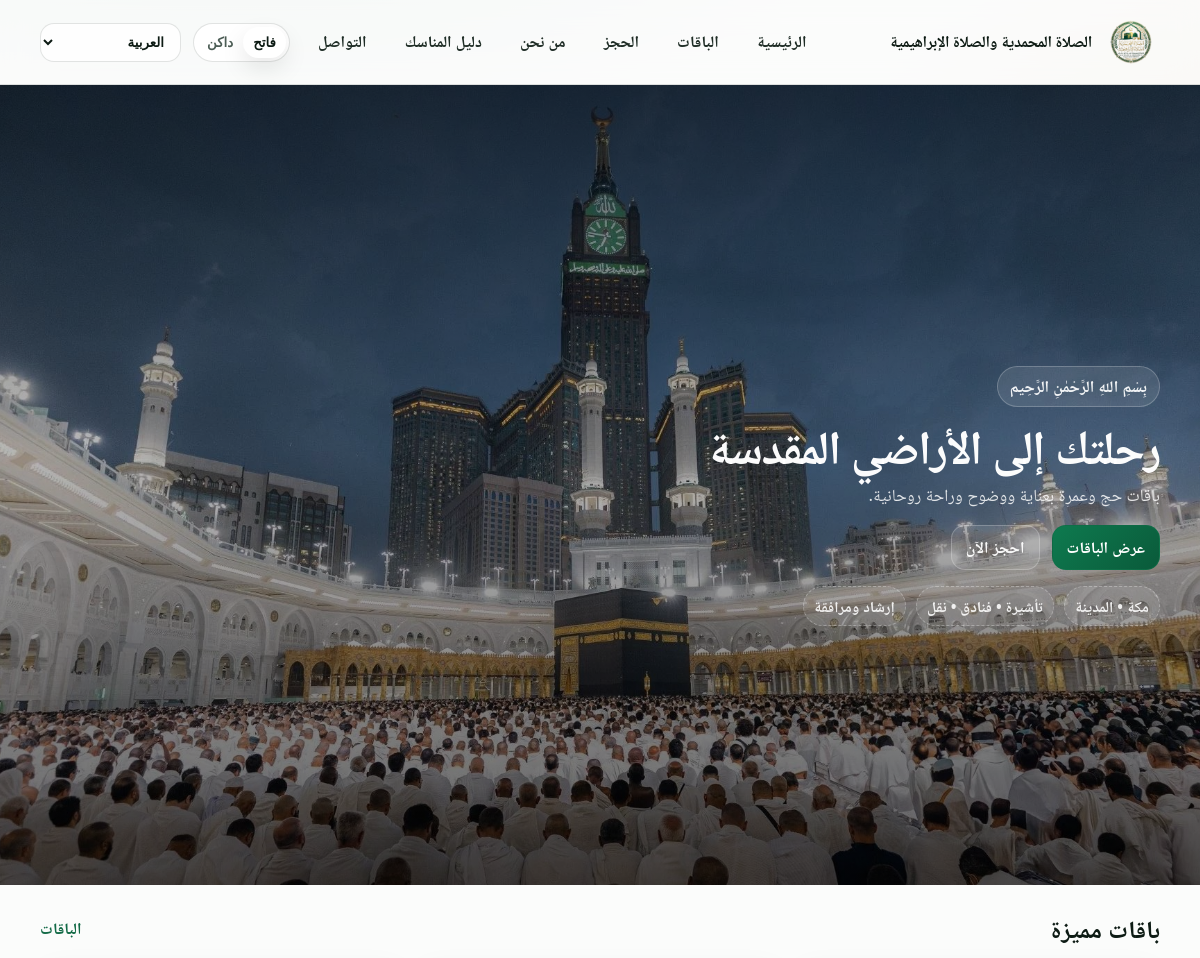
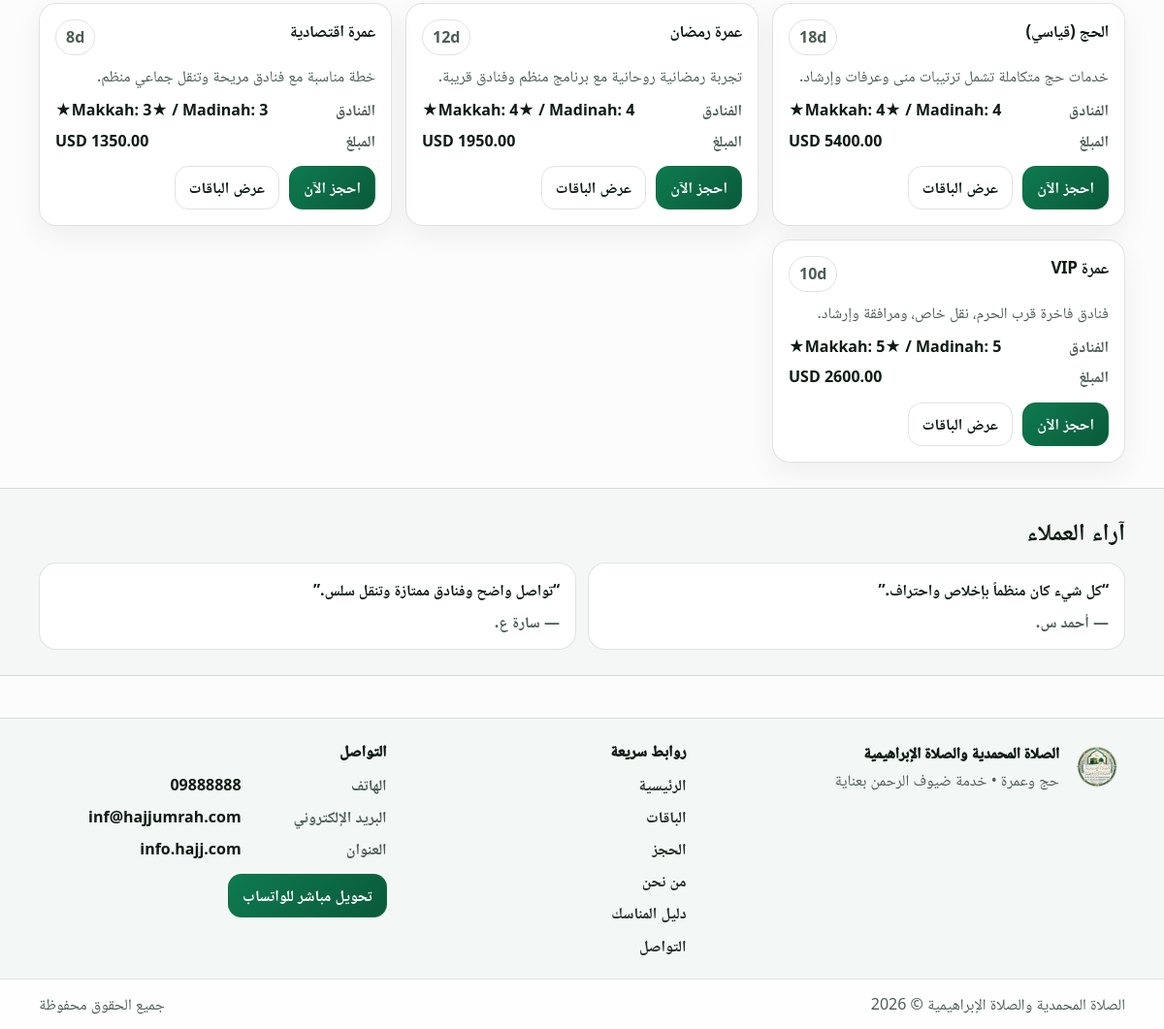
The page / on the database its author committed (2 pictures, top to bottom).
### app/models.py (models this page shows)
class SiteConfig(db.Model):
    __tablename__ = "site_config"
    id = db.Column(db.Integer, primary_key=True)
    logo_filename = db.Column(db.String(255), nullable=False, default="logo.svg")
    hero_bg_filename = db.Column(db.String(255), nullable=False, default="hero_default.svg")
    site_name_ar = db.Column(
        db.String(255),
        nullable=False,
        default="الصلاة المحمدية والصلاة الإبراهيمية",
    )
    site_name_en = db.Column(
        db.String(255),
        nullable=False,
        default="Al-Salat Al-Muhammadiya & Al-Salat Al-Ibrahimiya",
    )
    site_name_ku = db.Column(
        db.String(255),
        nullable=False,
        default="الصلاة المحمدية والصلاة الإبراهيمية",
    )
    updated_at = db.Column(
        db.DateTime, default=datetime.utcnow, onupdate=datetime.utcnow, nullable=False
    )

class ContentSetting(db.Model):
    __tablename__ = "content_settings"
    id = db.Column(db.Integer, primary_key=True)
    key = db.Column(db.String(80), unique=True, nullable=False)
    value_ar = db.Column(db.Text, nullable=False, default="")
    value_en = db.Column(db.Text, nullable=False, default="")
    value_ku = db.Column(db.Text, nullable=False, default="")
    updated_at = db.Column(
        db.DateTime, default=datetime.utcnow, onupdate=datetime.utcnow, nullable=False
    )

class Package(db.Model):
    __tablename__ = "packages"
    id = db.Column(db.Integer, primary_key=True)
    slug = db.Column(db.String(80), unique=True, nullable=False)
    title_ar = db.Column(db.String(200), nullable=False)
    title_en = db.Column(db.String(200), nullable=False)
    title_ku = db.Column(db.String(200), nullable=False)
    description_ar = db.Column(db.Text, nullable=False)
    description_en = db.Column(db.Text, nullable=False)
    description_ku = db.Column(db.Text, nullable=False)
    price_per_person = db.Column(db.Numeric(10, 2), nullable=False, default=0)
    currency = db.Column(db.String(8), nullable=False, default="USD")
    duration_days = db.Column(db.Integer, nullable=False, default=7)
    hotels = db.Column(db.String(255), nullable=False, default="")
    inclusions = db.Column(db.Text, nullable=False, default="")
    image_filename = db.Column(db.String(255), nullable=False, default="")
    is_active = db.Column(db.Boolean, default=True, nullable=False)
    created_at = db.Column(db.DateTime, default=datetime.utcnow, nullable=False)
    bookings = db.relationship("Booking", back_populates="package", cascade="all, delete")
    def localized(self, lang: str):
        if lang == "en":
            return {"title": self.title_en, "description": self.description_en}
        if lang == "ku":
            return {"title": self.title_ku, "description": self.description_ku}
        return {"title": self.title_ar, "description": self.description_ar}

class SocialSetting(db.Model):
    __tablename__ = "social_settings"
    id = db.Column(db.Integer, primary_key=True)
    key = db.Column(db.String(60), unique=True, nullable=False)
    value = db.Column(db.String(600), nullable=False, default="")
    updated_at = db.Column(
        db.DateTime, default=datetime.utcnow, onupdate=datetime.utcnow, nullable=False
    )

### app/public_routes.py (the view)
@public_bp.get("/")
def home():
    locale = get_locale()
    packages = (
        Package.query.filter_by(is_active=True).order_by(Package.created_at.desc()).limit(4).all()
    )
    articles = Article.query.order_by(Article.created_at.desc()).limit(3).all()
    return render_template(
        "home.html",
        packages=packages,
        articles=articles,
        locale=locale,
        is_rtl=locale in RTL_LANGS,
    )

### app/i18n.py (called while the page is built)
def get_locale():
    lang = session.get("lang")
    if lang in current_app.config.get("SUPPORTED_LANGS", ()):
        return lang
    accept = request.accept_languages.best_match(current_app.config.get("SUPPORTED_LANGS"))
    return accept or current_app.config.get("DEFAULT_LANG", "ar")

def t(key: str) -> str:
    lang = getattr(g, "locale", current_app.config.get("DEFAULT_LANG", "ar"))
    return TRANSLATIONS.get(lang, {}).get(key) or TRANSLATIONS["en"].get(key) or key

def inject_i18n(app):
    @app.before_request
    def _set_locale():
        g.locale = get_locale()
        g.is_rtl = g.locale in RTL_LANGS
    @app.context_processor
    def _ctx():
        return {
            "t": t,
            "locale": getattr(g, "locale", app.config.get("DEFAULT_LANG", "ar")),
            "is_rtl": getattr(g, "is_rtl", True),
            "supported_langs": app.config.get("SUPPORTED_LANGS", ("ar", "en", "ku")),
            "rtl_langs": RTL_LANGS,
        }

### app/templates/home.html (shortened to what this page needs)
{% extends "base.html" %}
{% block content %}
  <section class="hero">
    <div class="container hero-grid">
      <div class="hero-copy">
        <div class="kicker">{{ content('hero_kicker') }}</div>
        <h1 class="h1">{{ content('hero_title') }}</h1>
        <p class="lead">{{ content('hero_subtitle') }}</p>
        <div class="hero-actions">
          <a class="btn btn-primary" href="{{ url_for('public.packages') }}">{{ t('cta_view_packages') }}</a>
          <a class="btn btn-ghost" href="{{ url_for('public.booking') }}">{{ t('cta_book_now') }}</a>
        </div>
        <div class="hero-badges">
          <div class="badge">{{ content('hero_badge_cities') }}</div>
          <div class="badge">{{ content('hero_badge_services') }}</div>
          <div class="badge">{{ content('hero_badge_support') }}</div>
        </div>
      </div>
    </div>
  </section>
  <section class="section">
    <div class="container">
      <div class="section-head">
        <h2 class="h2">{{ content('section_featured') }}</h2>
        <a class="link" href="{{ url_for('public.packages') }}">{{ t('nav_packages') }}</a>
      </div>
      <div class="cards">
        {% for p in packages %}
          {% set lp = p.localized(locale) %}
          <article class="card">
            <div class="card-top">
              <div class="card-title">{{ lp.title }}</div>
              <div class="pill">{{ p.duration_days }}d</div>
            </div>
            <div class="card-desc">{{ lp.description }}</div>
            <div class="card-meta">
              <div class="meta-row">
                <div class="meta-label">{{ t('label_hotels') }}</div>
                <div class="meta-value">{{ p.hotels }}</div>
              </div>
              <div class="meta-row">
                <div class="meta-label">{{ t('table_amount') }}</div>
                <div class="meta-value">{{ "%.2f"|format(p.price_per_person|float) }} {{ p.currency }}</div>
              </div>
            </div>
            <div class="card-actions">
              <a class="btn btn-primary" href="{{ url_for('public.booking', package=p.slug) }}">{{ t('cta_book_now') }}</a>
              <a class="btn btn-ghost" href="{{ url_for('public.packages') }}">{{ t('cta_view_packages') }}</a>
            </div>
          </article>
        {% endfor %}
      </div>
    </div>
  </section>
  <section class="section section-muted">
    <div class="container">
      <div class="section-head">
        <h2 class="h2">{{ content('section_testimonials') }}</h2>
      </div>
      <div class="testimonials">
        <figure class="quote">
          <blockquote>“{{ t('testi_1_quote') }}”</blockquote>
          <figcaption>— {{ t('testi_1_name') }}</figcaption>
        </figure>
        <figure class="quote">
          <blockquote>“{{ t('testi_2_quote') }}”</blockquote>
          <figcaption>— {{ t('testi_2_name') }}</figcaption>
        </figure>
      </div>
    </div>
  </section>
{% endblock %}

### app/templates/base.html (shortened to what this page needs)
<!doctype html>
<html lang="{{ locale }}" dir="{{ 'rtl' if is_rtl else 'ltr' }}" data-theme="light">
  <head>
    <link rel="stylesheet" href="{{ url_for('static', filename='css/styles.css') }}" />
  </head>
  <body>
    <header class="site-header">
      <div class="container header-row">
        <a class="brand" href="{{ url_for('public.home') }}">
          <div class="brand-mark" aria-hidden="true">
            <img class="brand-logo" src="{{ url_for('static', filename='uploads/' + (current_logo_filename or 'logo.png')) }}" alt="Logo" />
          </div>
          <div class="brand-text">
            <div class="brand-title">{{ current_site_name }}</div>
          </div>
        </a>
        <nav id="siteNav" class="nav" aria-label="Primary">
          <a class="nav-link" href="{{ url_for('public.home') }}">{{ t('nav_home') }}</a>
          <a class="nav-link" href="{{ url_for('public.packages') }}">{{ t('nav_packages') }}</a>
          <a class="nav-link" href="{{ url_for('public.booking') }}">{{ t('nav_booking') }}</a>
          <a class="nav-link" href="{{ url_for('public.about') }}">{{ t('nav_about') }}</a>
          <a class="nav-link" href="{{ url_for('public.guide') }}">{{ t('nav_guide') }}</a>
          <a class="nav-link" href="{{ url_for('public.contact') }}">{{ t('nav_contact') }}</a>
        </nav>
        <div class="header-actions">
          <div class="segmented theme-segmented" role="group" aria-label="Theme">
            <button class="segmented-btn" type="button" data-theme-btn="light">{{ t('theme_light') }}</button>
            <button class="segmented-btn" type="button" data-theme-btn="dark">{{ t('theme_dark') }}</button>
          </div>
          <label class="select lang-desktop">
            <select id="langSelect" class="select-control">
              <option value="ar" {% if locale == 'ar' %}selected{% endif %}>{{ t('lang_ar') }}</option>
            </select>
          </label>
        </div>
      </div>
    </header>
    <main>
      {% block content %}{% endblock %}
    </main>
    <footer class="site-footer">
      <div class="container footer-grid">
        <div class="footer-brand">
          <div class="footer-brand-row">
            <div class="footer-mark" aria-hidden="true">
              <img class="footer-logo" src="{{ url_for('static', filename='uploads/' + (current_logo_filename or 'logo.png')) }}" alt="Logo" />
            </div>
            <div>
              <div class="footer-title">{{ current_site_name }}</div>
              <div class="footer-tagline">{{ t('footer_tagline') }}</div>
            </div>
          </div>
        </div>
        <div class="footer-col">
          <div class="footer-head">{{ t('footer_quick_links') }}</div>
          <div class="footer-links">
            <a class="footer-link" href="{{ url_for('public.home') }}">{{ t('nav_home') }}</a>
            <a class="footer-link" href="{{ url_for('public.packages') }}">{{ t('nav_packages') }}</a>
            <a class="footer-link" href="{{ url_for('public.booking') }}">{{ t('nav_booking') }}</a>
            <a class="footer-link" href="{{ url_for('public.about') }}">{{ t('nav_about') }}</a>
            <a class="footer-link" href="{{ url_for('public.guide') }}">{{ t('nav_guide') }}</a>
            <a class="footer-link" href="{{ url_for('public.contact') }}">{{ t('nav_contact') }}</a>
          </div>
        </div>
        <div class="footer-col">
          <div class="footer-head">{{ t('footer_contact') }}</div>
          <div class="footer-meta">
            {% if company_contact.phone %}
              <div class="footer-meta-row">
                <div class="footer-meta-label">{{ t('footer_phone') }}</div>
                <a class="footer-meta-value" href="tel:{{ company_contact.phone }}">{{ company_contact.phone }}</a>
              </div>
            {% endif %}
            {% if company_contact.email %}
              <div class="footer-meta-row">
                <div class="footer-meta-label">{{ t('footer_email') }}</div>
                <a class="footer-meta-value" href="mailto:{{ company_contact.email }}">{{ company_contact.email }}</a>
              </div>
            {% endif %}
            {% if company_contact.address %}
              <div class="footer-meta-row">
                <div class="footer-meta-label">{{ t('footer_address') }}</div>
                <div class="footer-meta-value">{{ company_contact.address }}</div>
              </div>
            {% endif %}
          </div>
          <div class="footer-actions">
            {% if whatsapp_support_url %}
              <a class="btn btn-primary footer-whatsapp" href="{{ whatsapp_support_url }}" target="_blank" rel="noopener">{{ t('direct_whatsapp_button') }}</a>
            {% endif %}
          </div>
        </div>
      </div>
      <div class="footer-bottom">
        <div class="container footer-bottom-row">
          <div class="muted">{{ current_site_name }} © {{ current_year }}</div>
          <div class="muted">{{ t('footer_rights') }}</div>
        </div>
      </div>
    </footer>
  </body>
</html>

### rows shown on the page
SiteConfig: logo_filename (picture), site_name_ar "الصلاة المحمدية والصلاة الإبراهيمية"
ContentSetting: value_ar "بِسْمِ اللهِ الرَّحْمٰنِ الرَّحِيم"
ContentSetting: value_ar "رحلتك إلى الأراضي المقدسة"
ContentSetting: value_ar "باقات حج وعمرة بعناية ووضوح وراحة روحانية."
ContentSetting: value_ar "مكة • المدينة"
ContentSetting: value_ar "تأشيرة • فنادق • نقل"
ContentSetting: value_ar "إرشاد ومرافقة"
ContentSetting: value_ar "باقات مميزة"
Package: title "الحج (قياسي)", duration_days "18", description "خدمات حج متكاملة تشمل ترتيبات منى وعرفات وإرشاد.", t "الفنادق", hotels "Makkah: 4★ / Madinah: 4★", t "المبلغ", currency "USD", t "احجز الآن", t "عرض الباقات"
Package: title "عمرة رمضان", duration_days "12", description "تجربة رمضانية روحانية مع برنامج منظم وفنادق قريبة.", t "الفنادق", hotels "Makkah: 4★ / Madinah: 4★", t "المبلغ", currency "USD", t "احجز الآن", t "عرض الباقات"
Package: title "عمرة اقتصادية", duration_days "8", description "خطة مناسبة مع فنادق مريحة وتنقل جماعي منظم.", t "الفنادق", hotels "Makkah: 3★ / Madinah: 3★", t "المبلغ", currency "USD", t "احجز الآن", t "عرض الباقات"
Package: title "عمرة VIP", duration_days "10", description "فنادق فاخرة قرب الحرم، نقل خاص، ومرافقة وإرشاد.", t "الفنادق", hotels "Makkah: 5★ / Madinah: 5★", t "المبلغ", currency "USD", t "احجز الآن", t "عرض الباقات"
ContentSetting: value_ar "آراء العملاء"
SocialSetting: phone "09888888"
SocialSetting: email "inf@hajjumrah.com"
SocialSetting: address "info.hajj.com"

### other values the page prints
{{ t('nav_home') }} "الرئيسية"
{{ t('nav_packages') }} "الباقات"
{{ t('nav_booking') }} "الحجز"
{{ t('nav_about') }} "من نحن"
{{ t('nav_guide') }} "دليل المناسك"
{{ t('nav_contact') }} "التواصل"
{{ t('theme_light') }} "فاتح"
{{ t('theme_dark') }} "داكن"
{{ t('cta_view_packages') }} "عرض الباقات"
{{ t('cta_book_now') }} "احجز الآن"
{{ t('testi_1_quote') }} "كل شيء كان منظماً بإخلاص واحتراف."
{{ t('testi_1_name') }} "أحمد س."
{{ t('testi_2_quote') }} "تواصل واضح وفنادق ممتازة وتنقل سلس."
{{ t('testi_2_name') }} "سارة ع."
{{ t('footer_tagline') }} "حج وعمرة • خدمة ضيوف الرحمن بعناية"
